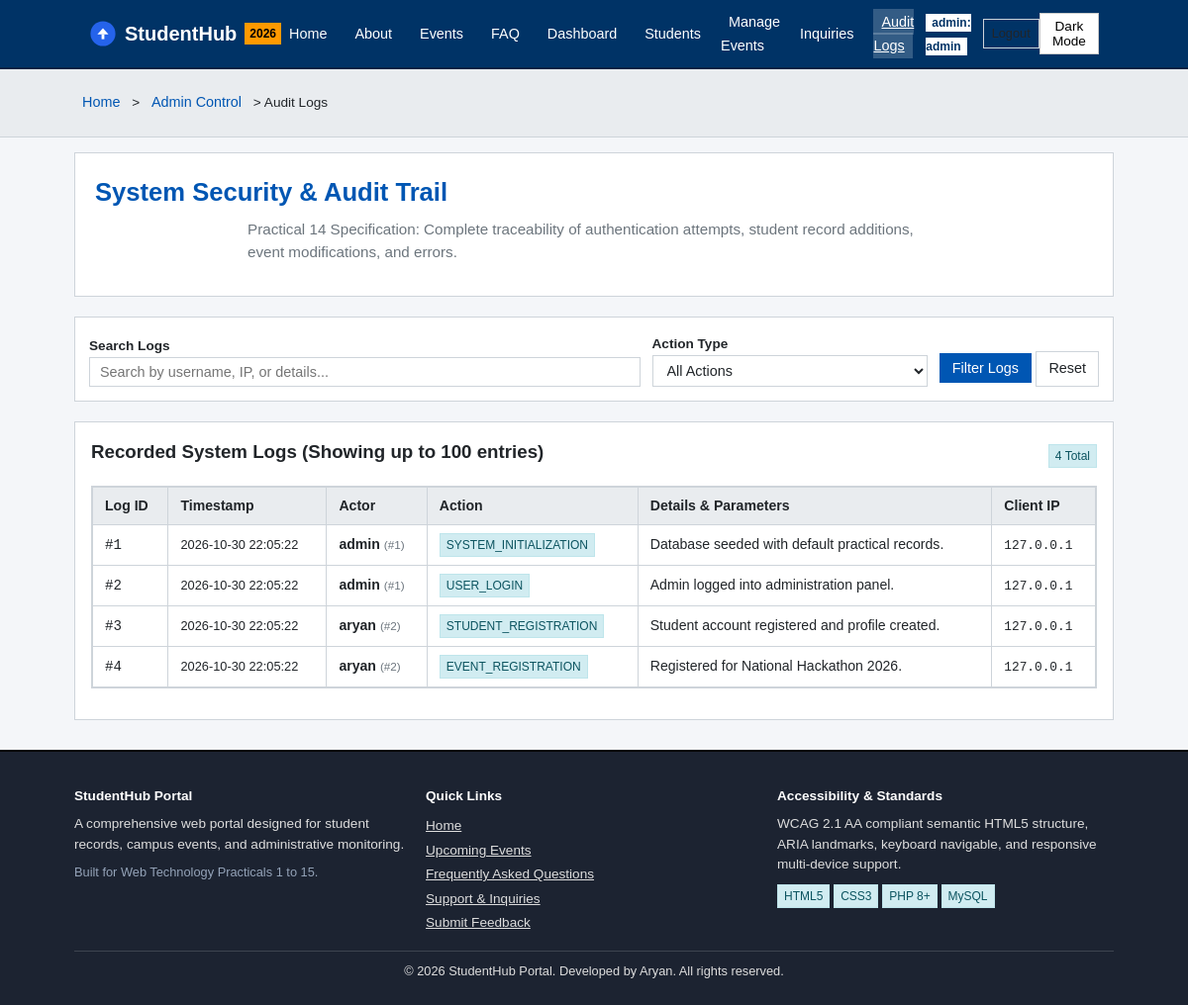
Screenshot of /admin_audit_logs.php (signed in) with the database file from the repository.
### tables this page shows
CREATE TABLE `audit_logs` (
  `id` INT AUTO_INCREMENT PRIMARY KEY,
  `user_id` INT DEFAULT NULL,
  `username` VARCHAR(50) NOT NULL DEFAULT 'Guest',
  `action` VARCHAR(100) NOT NULL,
  `details` TEXT DEFAULT NULL,
  `ip_address` VARCHAR(45) DEFAULT '127.0.0.1',
  `created_at` TIMESTAMP DEFAULT CURRENT_TIMESTAMP
);

### config/db.php (called while the page is built, shortened)
<?php
try {
    $conn = @mysqli_connect(DB_HOST, DB_USER, DB_PASS, DB_NAME, DB_PORT);
    if ($conn) {
        $db_connected = true;
    } else {
        $db_error_message = mysqli_connect_error();
    }
} catch (Throwable $e) {
    $conn = null;
    $db_connected = false;
    $db_error_message = $e->getMessage();
}
function sanitize_input($data) {
    $data = trim($data);
    $data = stripslashes($data);
    $data = htmlspecialchars($data, ENT_QUOTES, 'UTF-8');
    return $data;
}

### admin_audit_logs.php (the view, shortened to what this page needs)
<?php
require_once __DIR__ . '/config/db.php';
require_once __DIR__ . '/config/auth.php';
$filter_action = sanitize_input($_GET['action_filter'] ?? 'All');
$search = sanitize_input($_GET['search'] ?? '');
$logs = [];
if ($db_connected && $conn) {
    $sql = "SELECT * FROM audit_logs WHERE 1=1";
    $params = [];
    $types = "";
    $sql .= " ORDER BY created_at DESC LIMIT 100";
    if (!empty($params)) {
        $stmt = mysqli_prepare($conn, $sql);
        mysqli_stmt_bind_param($stmt, $types, ...$params);
        mysqli_stmt_execute($stmt);
        $res = mysqli_stmt_get_result($stmt);
        while ($row = mysqli_fetch_assoc($res)) {
            $logs[] = $row;
        }
        mysqli_stmt_close($stmt);
    } else {
        $res = mysqli_query($conn, $sql);
        while ($row = mysqli_fetch_assoc($res)) {
            $logs[] = $row;
        }
    }
}
require_once __DIR__ . '/includes/header.php';
?>
<div class="hero" style="text-align: left; padding: 20px;">
  <h1>System Security &amp; Audit Trail</h1>
  <p>Practical 14 Specification: Complete traceability of authentication attempts, student record additions, event modifications, and errors.</p>
</div>
<div class="card" style="margin-bottom: 20px; padding: 14px;">
  <form action="admin_audit_logs.php" method="GET" style="display: flex; gap: 12px; flex-wrap: wrap; align-items: flex-end;">
    <div style="flex: 2; min-width: 220px;">
      <label for="search" style="font-size: 0.85rem; font-weight: bold;">Search Logs</label>
      <input type="text" id="search" name="search" class="form-control" placeholder="Search by username, IP, or details..." value="<?php echo htmlspecialchars($search); ?>">
    </div>
    <div style="flex: 1; min-width: 180px;">
      <label for="action_filter" style="font-size: 0.85rem; font-weight: bold;">Action Type</label>
      <select id="action_filter" name="action_filter" class="form-control">
        <option value="All" <?php echo $filter_action === 'All' ? 'selected' : ''; ?>>All Actions</option>
      </select>
    </div>
    <div>
      <button type="submit" class="btn btn-primary">Filter Logs</button>
      <a href="admin_audit_logs.php" class="btn btn-outline">Reset</a>
    </div>
  </form>
</div>
<div class="card">
  <div style="display:flex; justify-content:space-between; align-items:center; margin-bottom: 12px;">
    <h3>Recorded System Logs (Showing up to 100 entries)</h3>
    <span class="badge badge-info"><?php echo count($logs); ?> Total</span>
  </div>
  <?php if (empty($logs)): ?>
    <div class="alert alert-info">No audit records match your query.</div>
  <?php else: ?>
    <div class="table-responsive">
      <table>
        <thead>
          <tr>
            <th>Log ID</th>
            <th>Timestamp</th>
            <th>Actor</th>
            <th>Action</th>
            <th>Details &amp; Parameters</th>
            <th>Client IP</th>
          </tr>
        </thead>
        <tbody>
          <?php foreach ($logs as $l): ?>
            <tr>
              <td><code>#<?php echo $l['id']; ?></code></td>
              <td style="white-space:nowrap; font-size:0.8rem;"><?php echo htmlspecialchars($l['created_at']); ?></td>
              <td>
                <strong><?php echo htmlspecialchars($l['username']); ?></strong>
                <?php if ($l['user_id']): ?>
                  <small style="color:var(--secondary-color);">(#<?php echo $l['user_id']; ?>)</small>
                <?php endif; ?>
              </td>
              <td><span class="badge badge-info"><?php echo htmlspecialchars($l['action']); ?></span></td>
              <td style="font-size:0.88rem;"><?php echo htmlspecialchars($l['details']); ?></td>
              <td><code style="font-size:0.8rem;"><?php echo htmlspecialchars($l['ip_address']); ?></code></td>
            </tr>
          <?php endforeach; ?>
        </tbody>
      </table>
    </div>
  <?php endif; ?>
</div>
<?php require_once __DIR__ . '/includes/footer.php'; ?>

### assets/css/style.css (style rules this page uses)
:root { --bg-color: #f4f6f9; --text-color: #212529; --card-bg: #ffffff; --border-color: #ced4da; --primary-color: #0056b3; --primary-hover: #004085; --secondary-color: #6c757d; --success-color: #28a745; --danger-color: #dc3545; --warning-color: #ffc107; --header-bg: #003366; --header-text: #ffffff; --footer-bg: #1c2331; --footer-text: #dddddd; --font-family: Arial, Helvetica, sans-serif; }
* { box-sizing: border-box; margin: 0; padding: 0; }
body { font-family: var(--font-family); background-color: var(--bg-color); color: var(--text-color); line-height: 1.5; display: flex; flex-direction: column; min-height: 100vh; }
.hero { background: var(--card-bg); border: 1px solid var(--border-color); padding: 20px; margin-bottom: 20px; text-align: center; }
.hero h1 { font-size: 1.6rem; margin-bottom: 8px; color: var(--primary-color); }
.hero p { color: var(--secondary-color); max-width: 700px; margin: 0 auto 12px; font-size: 0.95rem; }
.btn { display: inline-block; padding: 6px 12px; text-decoration: none; font-size: 0.9rem; font-family: inherit; border: 1px solid transparent; cursor: pointer; text-align: center; }
.btn-primary { background-color: var(--primary-color); color: #ffffff; border-color: var(--primary-color); }
.btn-outline { border-color: var(--border-color); background: transparent; color: var(--text-color); }
.card { background: var(--card-bg); border: 1px solid var(--border-color); padding: 16px; margin-bottom: 15px; display: flex; flex-direction: column; }
.card h2, .card h3, .card h4 { margin-bottom: 8px; }
.form-control { width: 100%; padding: 6px 10px; border: 1px solid var(--border-color); background-color: var(--card-bg); color: var(--text-color); font-size: 0.9rem; font-family: inherit; }
.table-responsive { overflow-x: auto; border: 1px solid var(--border-color); background: var(--card-bg); margin-bottom: 15px; }
table { width: 100%; border-collapse: collapse; text-align: left; font-size: 0.88rem; }
th, td { padding: 8px 12px; border: 1px solid var(--border-color); }
th { background-color: #e9ecef; font-weight: bold; }
.badge { display: inline-block; padding: 2px 6px; font-size: 0.75rem; border: 1px solid var(--border-color); background: #f0f0f0; color: #333333; }
.badge-info { background: #d1ecf1; color: #0c5460; border-color: #bee5eb; }

### rows the page displays
audit_logs: id "1", created_at "2026-10-30 22:05:22", username "admin", user "1", action "SYSTEM_INITIALIZATION", details "Database seeded with default practical records.", ip_address "127.0.0.1"
audit_logs: id "2", created_at "2026-10-30 22:05:22", username "admin", user "1", action "USER_LOGIN", details "Admin logged into administration panel.", ip_address "127.0.0.1"
audit_logs: id "3", created_at "2026-10-30 22:05:22", username "aryan", user "2", action "STUDENT_REGISTRATION", details "Student account registered and profile created.", ip_address "127.0.0.1"
audit_logs: id "4", created_at "2026-10-30 22:05:22", username "aryan", user "2", action "EVENT_REGISTRATION", details "Registered for National Hackathon 2026.", ip_address "127.0.0.1"

### other values shown
$user['role'] "admin"
$user['username'] "admin"
$title "Home"
$title "Admin Control"
$title "Audit Logs"
count($logs) "4"
